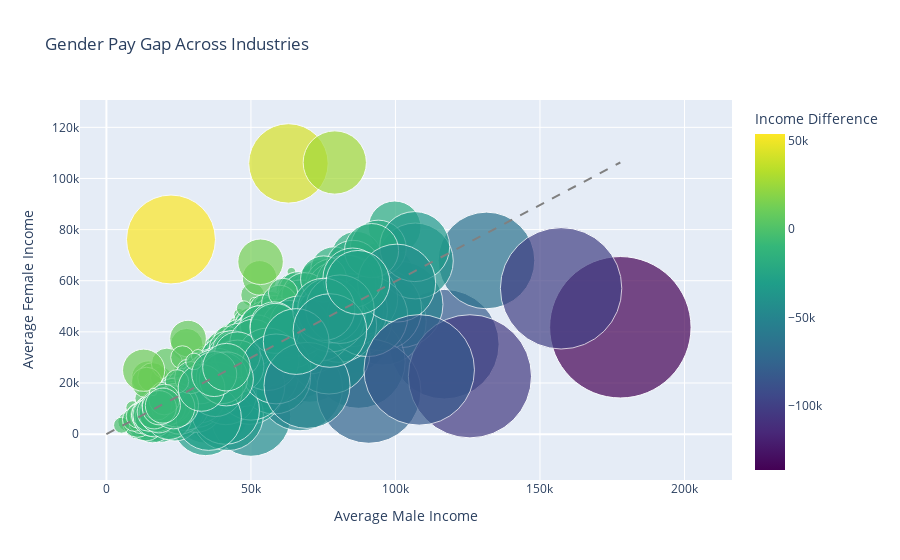

Notebook cell for this chart:
### Code cell
# Group the data by industry ('ind') and sex ('sex_1'), then calculate mean income ('incwage')
industry_income = combined_df.groupBy('ind', 'sex_1').agg(F.mean('incwage').alias('mean_incwage'))

# Pivot the DataFrame to reshape it
industry_income_pivot = industry_income.groupBy('ind').pivot('sex_1', ['male', 'female']).agg(F.first('mean_incwage'))

# Rename columns for clarity
industry_income_pivot = industry_income_pivot.withColumnRenamed('Male', 'Male').withColumnRenamed('Female', 'Female')

# Fill NaNs with median income for each group
# Note: PySpark does not have a direct method for filling NaNs like Pandas, so you can use the following workaround:
median_male = industry_income_pivot.select(F.expr('percentile_approx(male, 0.5)').alias('median')).collect()[0]['median']
median_female = industry_income_pivot.select(F.expr('percentile_approx(female, 0.5)').alias('median')).collect()[0]['median']

industry_income_pivot = industry_income_pivot.fillna({'Male': median_male, 'Female': median_female})

# Calculate Income Difference
industry_income_pivot = industry_income_pivot.withColumn('Income Difference', industry_income_pivot['Female'] - industry_income_pivot['Male'])
industry_income_pivot = industry_income_pivot.withColumn('abs_diff', F.abs(industry_income_pivot['Income Difference']))

# Check for remaining NaN values
if industry_income_pivot.filter(F.isnan('abs_diff') | F.isnan('Income Difference')).count() > 0:
    print("NaN values found in 'abs_diff' or 'Income Difference'. Filling with 0.")
    industry_income_pivot = industry_income_pivot.fillna({'Income Difference': 0})

# Using Plotly as before
import plotly.express as px

# Create a scatter plot with Plotly
fig = px.scatter(industry_income_pivot.toPandas(), x='Male', y='Female', 
                 size='abs_diff', color='Income Difference', 
                 hover_data=['ind', 'Male', 'Female', 'Income Difference'],
                 title='Gender Pay Gap Across Industries',
                 labels={'Male': 'Average Male Income', 'Female': 'Average Female Income'},
                 color_continuous_scale='Viridis',
                 size_max=100)

# Add line for equal pay
fig.add_shape(type='line', x0=0, y0=0, x1=industry_income_pivot.select(F.max('Male')).first()[0], 
              y1=industry_income_pivot.select(F.max('Female')).first()[0], 
              line=dict(color='gray', dash='dash'))

# Show the interactive plot
fig.show()

### Figure 1 — Plotly figure (JSON) as saved in the notebook; plotly's stock layout.template omitted (floating-point values rounded to 4 significant figures; data arrays with more than 128 entries replaced by an {"elided": "..."} marker saying what was removed)
{"data": [{"customdata": {"elided": "699x2 mixed values"}, "hovertemplate": "Average Male Income=%{x}<br>Average Female Income=%{y}<br>abs_diff=%{marker.size}<br>ind=%{customdata[0]}<br>Income Difference=%{marker.color}<extra></extra>", "legendgroup": "", "marker": {"color": {"elided": "699 float values"}, "coloraxis": "coloraxis", "size": {"elided": "699 float values"}, "sizemode": "area", "sizeref": 13.6, "symbol": "circle"}, "mode": "markers", "name": "", "orientation": "v", "showlegend": false, "type": "scatter", "x": {"elided": "699 float values"}, "xaxis": "x", "y": {"elided": "699 float values"}, "yaxis": "y"}], "layout": {"coloraxis": {"colorbar": {"title": {"text": "Income Difference"}}, "colorscale": [[0, "#440154"], [0.1111, "#482878"], [0.2222, "#3e4989"], [0.3333, "#31688e"], [0.4444, "#26828e"], [0.5556, "#1f9e89"], [0.6667, "#35b779"], [0.7778, "#6ece58"], [0.8889, "#b5de2b"], [1, "#fde725"]]}, "legend": {"itemsizing": "constant", "tracegroupgap": 0}, "shapes": [{"line": {"color": "gray", "dash": "dash"}, "type": "line", "x0": 0, "x1": 177800.0, "y0": 0, "y1": 106250}], "title": {"text": "Gender Pay Gap Across Industries"}, "xaxis": {"anchor": "y", "domain": [0, 1], "title": {"text": "Average Male Income"}}, "yaxis": {"anchor": "x", "domain": [0, 1], "title": {"text": "Average Female Income"}}}}
